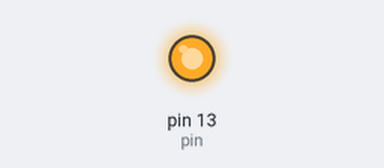
This sketch was run on a simulated Arduino Uno, built with avr-gcc and run on an emulated ATmega328P. Parts: output pins drawn as LEDs (lit = HIGH).

Above: at 2.0 s.
At 6.0 s:
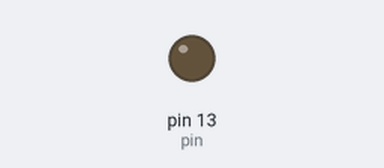
Timing chart, 0 to 10.4 s (numbered marks = the images above):
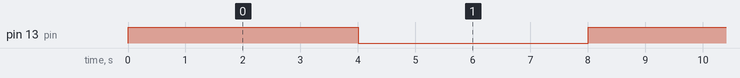

The sketch:

blink182.ino
```cpp
/* This sketch is sketch for sketch this sketch task sketch https://trello.com/c/ba783WmU/2-blink-an-led */

int pin=13; /* declare pin */

void setup() {
  // put your setup code here, to run once:
  pinMode(13, OUTPUT);

}

void loop() {
  // put your main code here, to run repeatedly:
  digitalWrite(13, HIGH); /* Turns light on */
  delay(4000); /* 4 second delay */
  digitalWrite(13, LOW); /*Light off */
  delay(4000); /* 4 second delay */

}
```

Measured:
- by itself, pin 13 (pin): alternates HIGH for 4.0 s and LOW for 4.0 s
